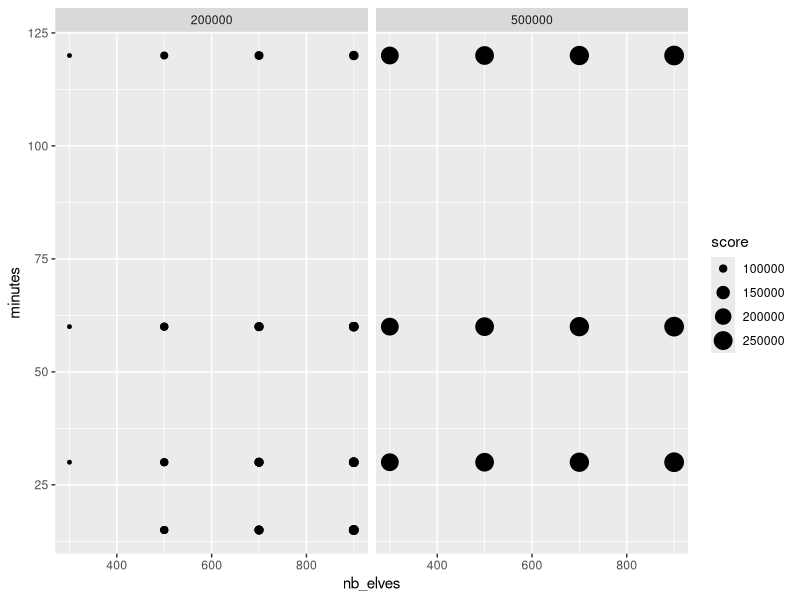

This figure's R source:
library(ggplot2)
library(stringr)

df <- read.csv("scores.csv", stringsAsFactors=FALSE)

df$minutes <- sapply(df$filename, function(x) { as.integer(strsplit(strsplit(x, "_")[[1]][14], "\\.")[[1]][1]) })
df$threshold <- sapply(df$filename, function(x) { 
  as.numeric(paste(strsplit(x, "_")[[1]][11:12], collapse = "."))
    })

ggplot(df) + geom_point(aes(x=nb_elves, y=minutes, size=score)) + facet_wrap(~ nb_toys)
